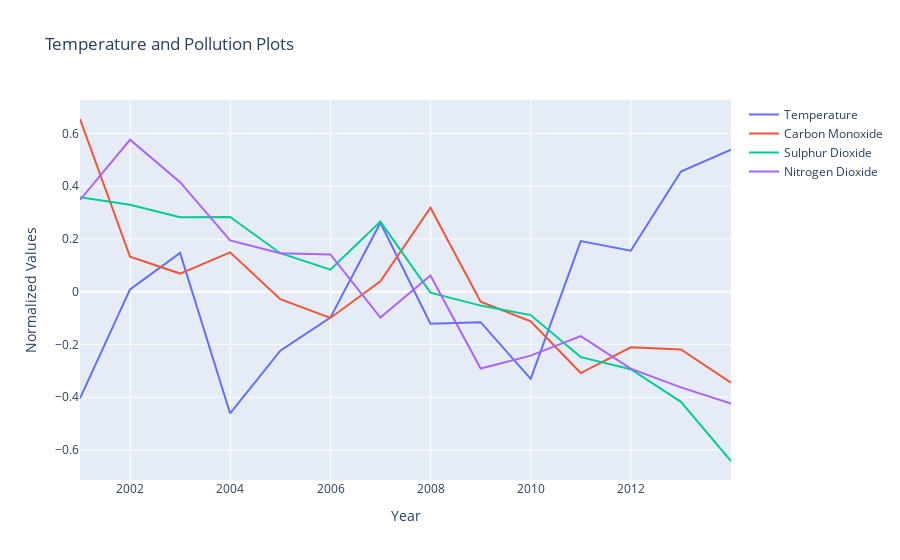

Here is the notebook cell this chart was saved with:
### Code cell
trace0 = go.Scatter(
    x = j3_norm.index,
    y = j3_norm['AverageTemperature'],
    mode = 'lines',
    name = 'Temperature'
)

trace1 = go.Scatter(
    x = j3_norm.index,
    y = j3_norm['CO AQI'],
    mode = 'lines',
    name = 'Carbon Monoxide'
)

trace3 = go.Scatter(
    x = j3_norm.index,
    y = j3_norm['SO2 AQI'],
    mode = 'lines',
    name = 'Sulphur Dioxide'
)

trace4 = go.Scatter(
    x = j3_norm.index,
    y = j3_norm['NO2 AQI'],
    mode = 'lines',
    name = 'Nitrogen Dioxide'
)

layout = go.Layout(
    title='Temperature and Pollution Plots',
    xaxis=dict(
        title='Year',
    ),
    yaxis=dict(
        title='Normalized Values',
    )
)

data = [trace0,trace1,trace3,trace4]
fig = go.Figure(data=data, layout=layout)
iplot(fig)

### Figure 1 — Plotly figure (JSON) as saved in the notebook; plotly's stock layout.template omitted (floating-point values rounded to 4 significant figures)
{"data": [{"mode": "lines", "name": "Temperature", "type": "scatter", "x": ["2000-12-31T00:00:00", "2001-12-31T00:00:00", "2002-12-31T00:00:00", "2003-12-31T00:00:00", "2004-12-31T00:00:00", "2005-12-31T00:00:00", "2006-12-31T00:00:00", "2007-12-31T00:00:00", "2008-12-31T00:00:00", "2009-12-31T00:00:00", "2010-12-31T00:00:00", "2011-12-31T00:00:00", "2012-12-31T00:00:00", "2013-12-31T00:00:00"], "y": [-0.4046, 0.008577, 0.1465, -0.4618, -0.224, -0.09864, 0.2613, -0.1219, -0.1157, -0.3304, 0.1918, 0.1552, 0.4555, 0.5382]}, {"mode": "lines", "name": "Carbon Monoxide", "type": "scatter", "x": ["2000-12-31T00:00:00", "2001-12-31T00:00:00", "2002-12-31T00:00:00", "2003-12-31T00:00:00", "2004-12-31T00:00:00", "2005-12-31T00:00:00", "2006-12-31T00:00:00", "2007-12-31T00:00:00", "2008-12-31T00:00:00", "2009-12-31T00:00:00", "2010-12-31T00:00:00", "2011-12-31T00:00:00", "2012-12-31T00:00:00", "2013-12-31T00:00:00"], "y": [0.6546, 0.1324, 0.06858, 0.149, -0.02827, -0.09968, 0.03957, 0.3181, -0.03779, -0.1123, -0.3086, -0.2111, -0.219, -0.3454]}, {"mode": "lines", "name": "Sulphur Dioxide", "type": "scatter", "x": ["2000-12-31T00:00:00", "2001-12-31T00:00:00", "2002-12-31T00:00:00", "2003-12-31T00:00:00", "2004-12-31T00:00:00", "2005-12-31T00:00:00", "2006-12-31T00:00:00", "2007-12-31T00:00:00", "2008-12-31T00:00:00", "2009-12-31T00:00:00", "2010-12-31T00:00:00", "2011-12-31T00:00:00", "2012-12-31T00:00:00", "2013-12-31T00:00:00"], "y": [0.3579, 0.3292, 0.2824, 0.2835, 0.1457, 0.08356, 0.2656, -0.003831, -0.05289, -0.08885, -0.2483, -0.2942, -0.4178, -0.6421]}, {"mode": "lines", "name": "Nitrogen Dioxide", "type": "scatter", "x": ["2000-12-31T00:00:00", "2001-12-31T00:00:00", "2002-12-31T00:00:00", "2003-12-31T00:00:00", "2004-12-31T00:00:00", "2005-12-31T00:00:00", "2006-12-31T00:00:00", "2007-12-31T00:00:00", "2008-12-31T00:00:00", "2009-12-31T00:00:00", "2010-12-31T00:00:00", "2011-12-31T00:00:00", "2012-12-31T00:00:00", "2013-12-31T00:00:00"], "y": [0.3475, 0.5758, 0.4149, 0.1942, 0.1454, 0.1411, -0.09843, 0.06099, -0.2913, -0.2425, -0.1683, -0.2921, -0.3631, -0.4242]}], "layout": {"title": {"text": "Temperature and Pollution Plots"}, "xaxis": {"title": {"text": "Year"}}, "yaxis": {"title": {"text": "Normalized Values"}}}}
